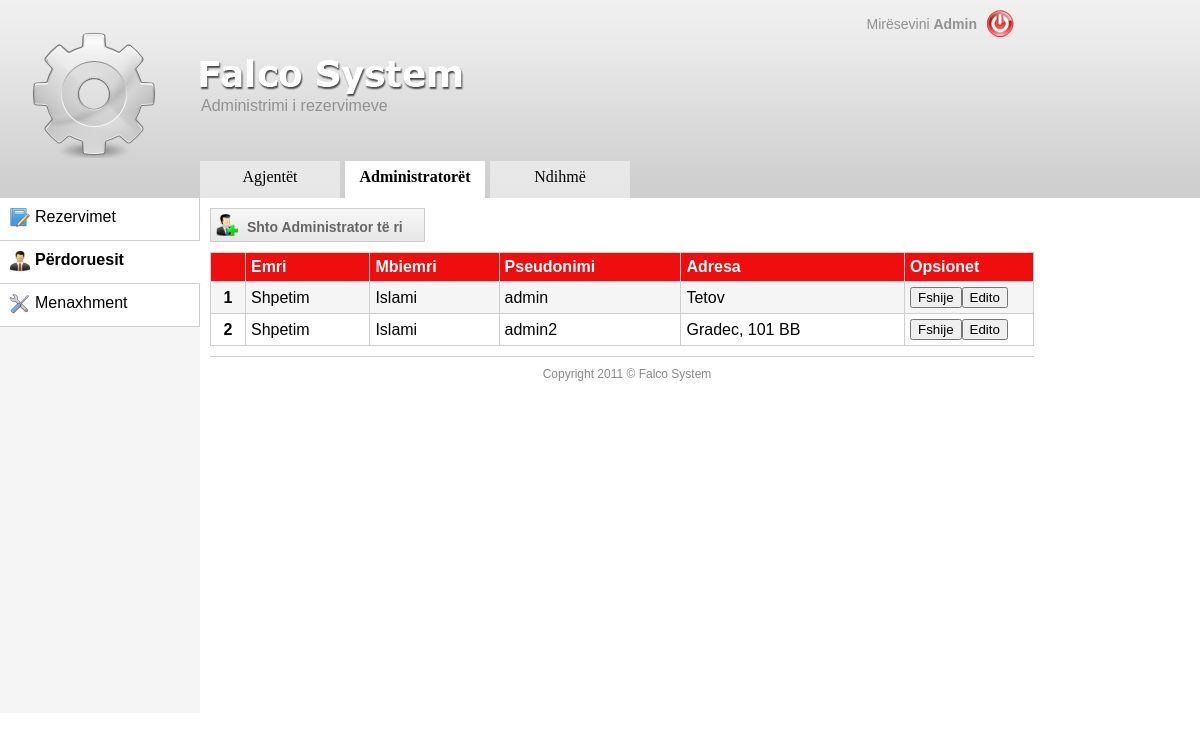
/index.php?menu=perdoruesit&submenu=administratoret (signed in), run on the app's committed database.
### tables this page shows
CREATE TABLE IF NOT EXISTS `users` (
  `user_id` int(11) NOT NULL AUTO_INCREMENT,
  `firstname` varchar(255) NOT NULL,
  `lastname` varchar(255) NOT NULL,
  `address` varchar(255) NOT NULL,
  `username` varchar(255) NOT NULL,
  `password` varchar(255) NOT NULL,
  `status` enum('admin','agent') NOT NULL DEFAULT 'agent',
  `selected_provis` decimal(20,2) NOT NULL DEFAULT '0.10',
  PRIMARY KEY (`user_id`)
);

### classes/class.db.php (called while the page is built, shortened)
<?php
class MySQL
{
  private $db_con = null;
  public function connect($db_host, $db_user, $db_pass, $db_name = null, $db_persist = false)
  {
    if($db_persist)
      $this->db_con = @mysql_pconnect($db_host, $db_user, $db_pass);
    else
      $this->db_con = @mysql_connect($db_host, $db_user, $db_pass);
    return true;
  }
  public function select_db($db_name)
  {
    if($this->db_con)
    {
      $success = @mysql_select_db($db_name, $this->db_con);
      return $success ? true : false;
    }
    else
    {
      trigger_error('Must be connected to a MySQL Server', E_USER_NOTICE);
      return false;
    }
  }
  public function query($db_query, $unbuffered = false)
  {
    if($this->db_con)
    {
      if($unbuffered)
        return @mysql_unbuffered_query($db_query, $this->db_con);
      else
        return @mysql_query($db_query, $this->db_con);
    }
    else
    {
      trigger_error('Must be connected to a MySQL Server', E_USER_NOTICE);
      return false;
    }
  }
}
?>

### classes/controller.php (called while the page is built, shortened)
<?php
class controller {
function menu_switcher() {
global $page;
	switch ($page) {
			case 'perdoruesit':
			return $this->perdoruesit_switcher();
			break;
		}
	}
function perdoruesit_switcher() {
require_once 'users.class.php';
global $subpage;
	switch ($subpage) {
		case 'administratoret':
			return users_class::users('admin');
		break;
	}
}
}
?>

### classes/users.class.php (the view, shortened to what this page needs)
<?php
class users_class{
static function users($roli) {
	global $db;
	$i = 1;
  		 $query = $db->query("SELECT * FROM users WHERE status = '$roli'");
  		 $users='';
  		 $error='';
  		 $provisTR='';
  		 $provisTDH='';
		while($row = mysql_fetch_array($query)) {
		if ($i % 2 != "0")
		  $rowColor = "bgC1";
		else
  		  $rowColor = "bgC2";
		$firstname = $row['firstname'];			$lastname = $row['lastname'];
		$address   = $row['address'];			$username = $row['username'];
		$users .= '<tr class="'.$rowColor.'">
				<td style="text-align:center;"><strong>'.$i.'</strong></td>
				<td>'.$firstname.'</td>
				<td>'.$lastname.'</td>
				<td>'.$username.'</td>
				<td>'.$address.'</td>
				'.$provisTR.'
				<td width="118">
					<form action="" method="post" style="float:left;">
					<input type="hidden" name="id" value="'.$row['user_id'].'">
					<input type="submit" name="delete" value="Fshije">
					</form>
					<form action="" method="post" style="float:left;">
					<input type="hidden" name="id" value="'.$row['user_id'].'">
					<input type="submit" name="edit" value="Edito">
					</form>
				</td>
			</tr>
	     	';
		$i++;
		}
	if($_GET['submenu'] == 'agjentet'){
 		$formulari = funksionet::formulari_new_user("Agjentin","agent");
 		$usertype = "Agjent";
 		$width = 'width: 163px;';
 	}else {
 		$formulari = funksionet::formulari_new_user("Administratorin","admin");
 		$usertype = "Administrator";
 		$width = 'width: 213px;';
 	}
 	return '<a href="#" class="lightbox"><div class="AddNewAgent" style="'.$width.'"><img style="margin:5px;border:0;" src="images/add_user.png">
			<span class="addUSERtxt">Shto '.$usertype.' të ri</span>
			</div></a>
			<div class="backdrop"></div><div class="box"><div class="close">X</div>'.$formulari.'</div>
			'.$error.'
			<table width="100%" style="margin:10px 10px 0 10px;" class="extra" cellspacing="1" cellpadding="5" border="0" >
			<tr class="bgC3" style="font-weight:bold;">
				<td></td>
				<td>Emri</td>
				<td>Mbiemri</td>
				<td>Pseudonimi</td>
				<td>Adresa</td>
				'.$provisTDH.'
				<td>Opsionet</td>
				'.$users.'
			</tr>
			</table>';
}
}
?>

### css/style.css (style rules this page uses)
html, body { font-family: helvetica, arial, sans-serif; margin: 0; padding: 0; background:url("images/header_bg.jpg") repeat-x; }
table.extra { background-color: #CECECE; position: relative; }
.bgC1 { background-color: #F5F5F5; }
.bgC2 { background-color: #FFFFFF; }
.bgC3 { background-color: #EF0E0E; color:#FFFFFF; }
.AddNewAgent { background: url("images/top-menu-item-bg.gif") repeat scroll 0 0 transparent; border: 1px solid #CECECE; height: 32px; margin-left: 10px; margin-top: 10px; width: 163px; color:#646464; font-size: 14px; font-weight: bold; }
.addUSERtxt { bottom: 3px; position: relative; vertical-align: super }
.lightbox { text-decoration: none; }

### data on the page
users: firstname "Shpetim", lastname "Islami", username "admin", address "Tetov"
users: firstname "Shpetim", lastname "Islami", username "admin2", address "Gradec, 101 BB"

### other printed values
$_SESSION['username'] "Admin"
$row "Agjentët"
$row "Administratorët"
$row "Ndihmë"
$row "Rezervimet"
$row "Përdoruesit"
$row "Menaxhment"
$usertype "Administrator"
